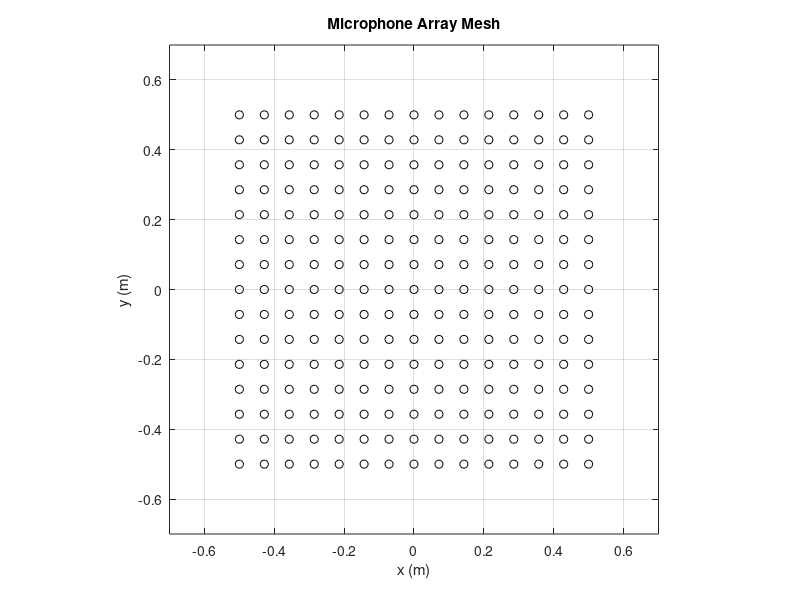
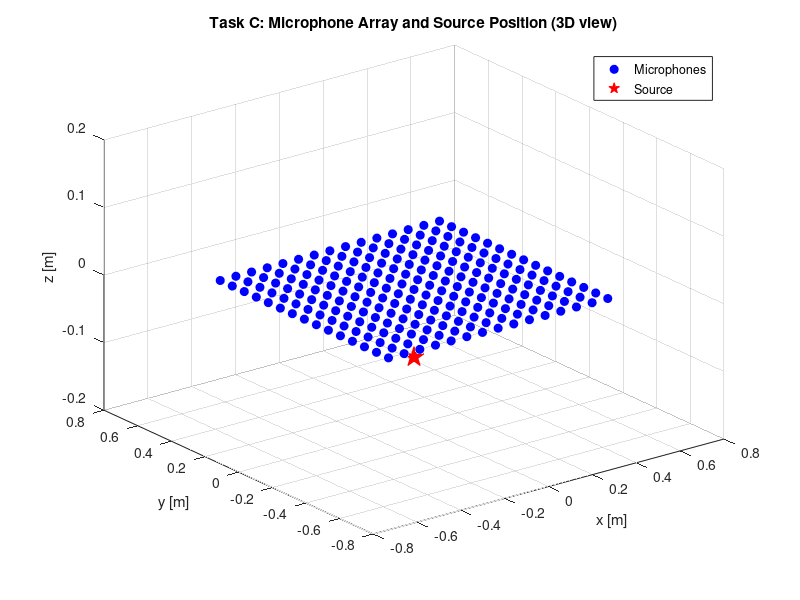
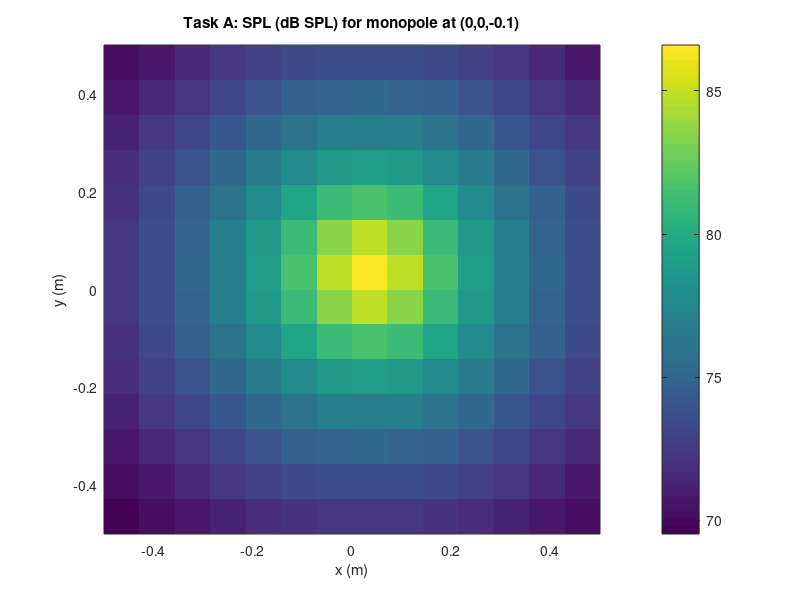
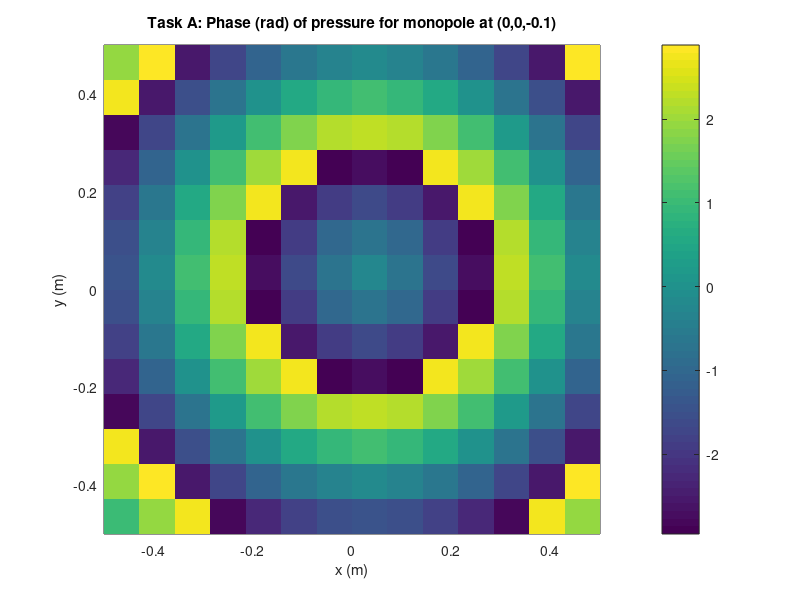

Write MATLAB code to recreate these figures, in order.
%% Wavenumber transform, Lab 7

% This script solves tasks A to E from the lab exercise
% It is divided into sections and contains result discussion in comments
% Authors: s243674, s243592, s243590, s242987

clear; close all; clc;
%% Constants

c = 343;            % Speed of sound (m/s)
rho = 1.21;           % Air density (kg/m^3)
Q = 1e-4;           % Monopole volume velocity (m^3/s)
L = 1;               % Mic array size in x and y axis (m)
Lx=L;
Ly=L;
M = 15;            % Number of microphones per x/y dimension
N = 512;              % Number of lines per dimension of the FFTs (for zero padding)
f = 1000;             % Frequency (Hz)
omega = 2 * pi * f;   
k = omega / c;        

%% Define microphone grid

x = linspace(-Lx/2, Lx/2, M);   % x-Mics creations
y = linspace(-Ly/2, Ly/2, M);   % y-Mics creations
[X, Y] = meshgrid(x, y);
dx = x(2) - x(1);             % space between each mics
dy = y(2) - y(1);             % dx and dy are both computed but dx=dy as Lx=Ly

figure(1);
plot(X, Y, 'ko');
title('Microphone Array Mesh');
xlim([-0.7*L 0.7*L]); ylim([-0.7*L 0.7*L]);   % allows to see mics nicely
xlabel('x (m)'); ylabel('y (m)');
grid on; axis equal;

%% Define wavenumber grid

kx = (-N/2:N/2-1) * (2 * pi / (N * dx));    % Using N to make size match P_k size
ky = (-N/2:N/2-1) * (2 * pi / (N * dy));
kx = -kx;                  % Correct FFT sign convention???
ky = -ky;                  % Correct FFT sign convention???
[KX, KY] = meshgrid(kx, ky);



%% TASK A - Source at (0,0,-0.1)
z_source = -0.1;                                                 % Normal (z) distance of the monopole to the array plane (x,y) 
R = sqrt(X.^2 + Y.^2 + (0 - z_source).^2);                      % Distance from the monopole to each microphone position (15x15)
p = 1j * omega * rho * Q ./ (4 * pi * R) .* exp(-1j * k * R);   % Pressure at each measurment microphone of the array (15x15) (eq.9.2 from the book)

% SPL calculation
p_rms = abs(p)/ sqrt(2);
SPL = 20 * log10(p_rms / 2e-5);

x0 =0; y0 = 0;     

figure(2);
hold on;
plot3(X(:), Y(:), zeros(size(X(:))), 'bo', 'MarkerFaceColor', 'b');
plot3(x0, y0, -0.1, 'rp', 'MarkerSize', 15, 'MarkerFaceColor', 'r');
title('Task C: Microphone Array and Source Position (3D view)');
xlabel('x [m]'); ylabel('y [m]'); 
zlabel('z [m]');
grid on;
legend('Microphones','Source');
view(3);
zlim([-0.2, 0.2])
%  axis equal;

figure(3);
pcolor(X, Y, SPL); shading flat; colorbar;
title('Task A: SPL (dB SPL) for monopole at (0,0,-0.1)');
xlabel('x (m)'); ylabel('y (m)');

figure(4);
pcolor(X, Y, angle(p)); shading flat; colorbar;
title('Task A: Phase (rad) of pressure for monopole at (0,0,-0.1)');
xlabel('x (m)'); ylabel('y (m)');

% ANALYSIS : The sound pressure level figure 1 shows an expected maxima of
% pressure for the microphone which has the smallest distance to the monopole
% (the microphone at coordonates (0,0,0)). The sound pressure
% level then decreases with R, so in each x-y direction to the center 
% microphone similarly, creating a radially symetrical figure. Those points
% being further and further away from the center microphone also receive a
% wave that travelled during more time, therefore the phase also follows a
% sinusoidal behavior in all radial directions to the center microphone.
% completing a full wavelength at the corner of the array.

%% TASK B - Wavenumber spectrum at 1kHz and 500Hz

% Same methodology but for two different frequencies
f = 1000;
omega = 2 * pi * f;
k = omega / c;
R = sqrt(X.^2 + Y.^2 + (0 - z_source).^2);
p = 1j * omega * rho * Q ./ (4 * pi * R) .* exp(-1j * k * R);
P_k = fftshift(fft2(p, N, N));
kz = sqrt(k^2 - KX.^2 - KY.^2);


fig5 = figure(5);
set(fig5,"position",[0,0,1000,400]);
subplot(1,2,1);
pcolor(KX, KY, abs(P_k)); 
shading flat; 
colorbar;
title('Task B: Wavenumber spectrum (rad/m) at 1kHz');
xlabel('k_x (rad/m)'); ylabel('k_y (rad/m)');

fig6 = figure(6);
set(fig6,"position",[0,0,1000,400]);
subplot(1,2,1)
pcolor(KX, KY, angle(P_k)); 
shading flat; 
colorbar;
title('Task B: Wavenumber spectrum phase (rad) at 1kHz');
xlabel('k_x (rad/m)'); ylabel('k_y (rad/m)');

fig7 = figure(7);
set(fig7,"position",[0,0,1000,400]);
subplot(1,2,1)
pcolor(KX, KY, real(kz)); shading flat; colorbar;
title('Task B: Real part of k_z at 1kHz');
xlabel('k_x [rad/m]'); ylabel('k_y [rad/m]');


fig8 = figure(8);
set(fig8,"position",[0,0,1000,400]);
subplot(1,2,1)
pcolor(KX, KY, imag(kz)); shading flat; colorbar;
title('Task B: Imag part of k_z at 1kHz');
xlabel('k_x [rad/m]'); ylabel('k_y [rad/m]');

% Changing f=100 to f500
f = 500;
omega = 2 * pi * f;
k = omega / c;
R = sqrt(X.^2 + Y.^2 + (0 - z_source).^2);
p = 1j * omega * rho * Q ./ (4 * pi * R) .* exp(-1j * k * R);
P_k = fftshift(fft2(p, N, N));
kz = sqrt(k^2 - KX.^2 - KY.^2);

figure(5);
subplot(1,2,2);
pcolor(KX, KY, abs(P_k)); 
shading flat; 
colorbar;
title('Task B: Wavenumber spectrum of pressure at 500Hz');
xlabel('k_x (rad/m)'); ylabel('k_y (rad/m)');

figure(6);
subplot(1,2,2)
pcolor(KX, KY, angle(P_k)); 
shading flat; 
colorbar;
title('Task B: Wavenumber phase spectrum of pressure at 500Hz');
xlabel('k_x (rad/m)'); ylabel('k_y (rad/m)');

figure(7);
subplot(1,2,2)
pcolor(KX, KY, real(kz)); shading flat; colorbar;
title('Task B: Real part of k_z at 500 Hz');
xlabel('k_x [rad/m]'); ylabel('k_y [rad/m]');

figure(8);
subplot(1,2,2)
pcolor(KX, KY, imag(kz)); shading flat; colorbar;
title('Task B: Imag part of k_z at 500 Hz');
xlabel('k_x [rad/m]'); ylabel('k_y [rad/m]');

% B Analysis:
% Since the microphone array is quite close to the source we are able to
% observe the evanescent waves as well as the traveling waves. Since the
% source is a point source positioned in the middle of the microphone array (x,y) % plane, we can clearly see a circle-like 
% shape of the wavenumber spectrum.
% The dot with high pressure directly in the middle represents the plane wave traveling normal to the surface we are observing. 
% The circle around this represents the spherical behavior from the source propagating waves as all the waves travel 
% from the center towards the ends of our array. It can be seen that the
% circle has a larger radius for the 1 kHz signal compared to the 500 Hz
% signal because the larger wavelength of 500 Hz results in a smaller value
% for the wavenumbers since k^2=kx^2+ky^2+kz^2. This equation illustrates the
% link between the radius of the seen circle to the frequency of the
% signal. This can even better be observed in the plot of the real and
% imaginary part of the wave spectrum. The imaginary part of kz being zero inside
% the circle and growing outside the circle. This shows that outside of the
% radius kx+ky>k indicating evanescent waves and inside kx+ky<k indicating
% propagating waves. The periodic artefacts seen towards larger values of kx and ky are results of the truncation of the sum of modes. 
% Increasing the number of microphone withing the grid and therefore reducing the spacing between each one of them would increase the 
% wave number resolution, an allow to capture the full characteristic of the sound field at higher frequency and with more precision
% on the specific direction of propagation of each wave.




%% TASK C - Source at corner (L/2, L/2, -0.1)

f = 1000;
omega = 2 * pi * f;
k = omega / c;
x0 = L/2; y0 = L/2;                                       % New source coordinates
R = sqrt((X - x0).^2 + (Y - y0).^2 + (0 - z_source).^2);
p = 1j * omega * rho * Q ./ (4 * pi * R) .* exp(-1j * k * R);
P_k = fftshift(fft2(p, N, N));
kz = sqrt(k^2 - KX.^2 - KY.^2);

figure(9);
hold on;
plot3(X(:), Y(:), zeros(size(X(:))), 'bo', 'MarkerFaceColor', 'b');
plot3(x0, y0, -0.1, 'rp', 'MarkerSize', 15, 'MarkerFaceColor', 'r');
title('Task C: Microphone Array and Source Position (3D view)');
xlabel('x [m]'); ylabel('y [m]'); 
zlabel('z [m]');
grid on;
legend('Microphones','Source');
view(3);

fig10 = figure(10);
set(fig10,"position",[0,0,1000,400]);
subplot(1,2,1)
pcolor(KX, KY, abs(P_k)); 
shading flat; 
colorbar;
title('Task C: Wavenumber magnitude spectrum of pressure at corner (L/2, L/2)');
xlabel('k_x [rad/m]'); ylabel('k_y [rad/m]');

figure(10);
subplot(1,2,2)
pcolor(KX, KY, angle(P_k)); 
shading flat; 
colorbar;
title('Task C: Wavenumber phase spectrum of pressure at corner (L/2, L/2)');
xlabel('k_x [rad/m]'); ylabel('k_y [rad/m]');


% C Analysis:
% Now in the case of the source being positioned in a corner of our array,
% all the plane waves are traveling with an initial angle to the array, and 
% therefore travel towards the negative kx and ky. The wavenumber 
% specturm can here be analysed like a vector pointing towards the direction of 
% propagation of the wavefront comming from the source.
% Compared to the first wavenumber spectrum in figure 5, it is just one
% corner of the circle without the center dot. Showing a similar radius
% from 0 but only propagating in the negative x/y direction.
% Again, the artifacts which look like a repetition of the shape are due to
% the truncation error. 



%% TASK D - Source at (0,0,-3)
x0 = 0; y0 = 0;  
z_source = -3;
f = 1000;
omega = 2 * pi * f;
k = omega / c;
R = sqrt(X.^2 + Y.^2 + (0 - z_source).^2);
p = 1j * omega * rho * Q ./ (4 * pi * R) .* exp(-1j * k * R);

figure(12);
hold on;
plot3(X(:), Y(:), zeros(size(X(:))), 'bo', 'MarkerFaceColor', 'b');
plot3(x0, y0, z_source, 'rp', 'MarkerSize', 15, 'MarkerFaceColor', 'r');
title('Task C: Microphone Array and Source Position (3D view)');
xlabel('x (m)'); ylabel('y (m)'); 
zlabel('z (m)');
grid on;
legend('Microphones','Source');
view(3);


% SPL calculation
p_rms = abs(p) / sqrt(2);
SPL = 20 * log10(p_rms / 2e-5);

fig13 = figure(13);
set(fig13,"position",[0,0,1000,400]);
subplot(1,2,1)
pcolor(X, Y, SPL); shading flat; colorbar;
title('Task D: SPL (dB SPL) for source at (0,0,-3)');
xlabel('x (m)'); ylabel('y (m)');

figure(13);
subplot(1,2,2)
pcolor(X, Y, angle(p)); shading flat; colorbar;
title('Task D: Phase (rad) of pressure for source at (0,0,-3)');
xlabel('x (m)'); ylabel('y (m)');

P_k = fftshift(fft2(p, N, N));
kz = sqrt(k^2 - KX.^2 - KY.^2);

fig14 = figure(14);
set(fig14,"position",[0,0,1000,400]);
subplot(1,2,1)
pcolor(KX, KY, abs(P_k)); shading flat; colorbar;
title('Task D: Wavenumber magnitude spectrum of pressure at (0,0,-3)');
xlabel('k_x (rad/m)'); ylabel('k_y (rad/m)');

figure(14);
subplot(1,2,2)
pcolor(KX, KY, angle(P_k)); shading flat; colorbar;
title('Task D: Wavenumber phase spectrum of pressure at (0,0,-3)');
xlabel('k_x (rad/m)'); ylabel('k_y (rad/m)');


% D Analysis% In this case, the source is positioned in the center again but 3 m away 
% from the microphone array indicating that the array is more or less
% in the farfield of the source. Far from the source, all the evanescent waves magnitudes have
% already decayed a lot. This indicates that, for the microphone array, it looks in
% the wavenumber spectrum like a plane wave propagating in the normal direction, this is shown by a dot in the
% middle (kx,ky ->0). By comparing the SPL values from figure 3 and figure 13 we can
% also see the level decay caused by the distance and the 1/r decrease.



%% TASK E - Wavenumber spectrum of normal velocity (Source at (0,0,-0.1))
z_source = -0.1;
f = 1000;
omega = 2 * pi * f;
k = omega / c;
R = sqrt(X.^2 + Y.^2 + (0 - z_source).^2);
p = 1j * omega * rho * Q ./ (4 * pi * R) .* exp(-1j * k * R);

uz = p ./ (1j * omega * rho) .* (0 - z_source) ./ R;
Uz_k = fftshift(fft2(uz, N, N));
kz = sqrt(k^2 - KX.^2 - KY.^2);

fig15 = figure(15);
set(fig15,"position",[0,0,1000,400]);
subplot(1,2,1)
pcolor(KX, KY, abs(Uz_k)); shading flat; colorbar;
title('Task E: Wavenumber magnitude spectrum of normal velocity');
xlabel('k_x (rad/m)'); ylabel('k_y (rad/m)');

figure(15);
subplot(1,2,2)
pcolor(KX, KY, angle(Uz_k)); shading flat; colorbar;
title('Task E: Wavenumber phase spectrum of normal velocity');
xlabel('k_x (rad/m)'); ylabel('k_y (rad/m)');

fig16 = figure(16);
set(fig16,"position",[0,0,1000,400]);
subplot(1,2,1)
pcolor(KX, KY, real(kz)); shading flat; colorbar;
title('Task E: Real part of k_z for normal velocity');
xlabel('k_x (rad/m)'); ylabel('k_y (rad/m)');

figure(16);
subplot(1,2,2)
pcolor(KX, KY, imag(kz)); shading flat; colorbar;
title('Task E: Imag part of k_z for normal velocity');
xlabel('k_x (rad/m)'); ylabel('k_y (rad/m)');

% HAS TO BE ANALYSED
% here I'm a bit lost but i think the point is that they are somewhat out
% of phase I guess ??

% E Analysis :
% Where, in figure 5 the pressure shower a maxima on a circle, in this case the particle velocity 
% exibit high value also at the center.
% As the particle velocity decay faster than ??
% It tends also to have less artifact than the wavenumber transform of the pressure.